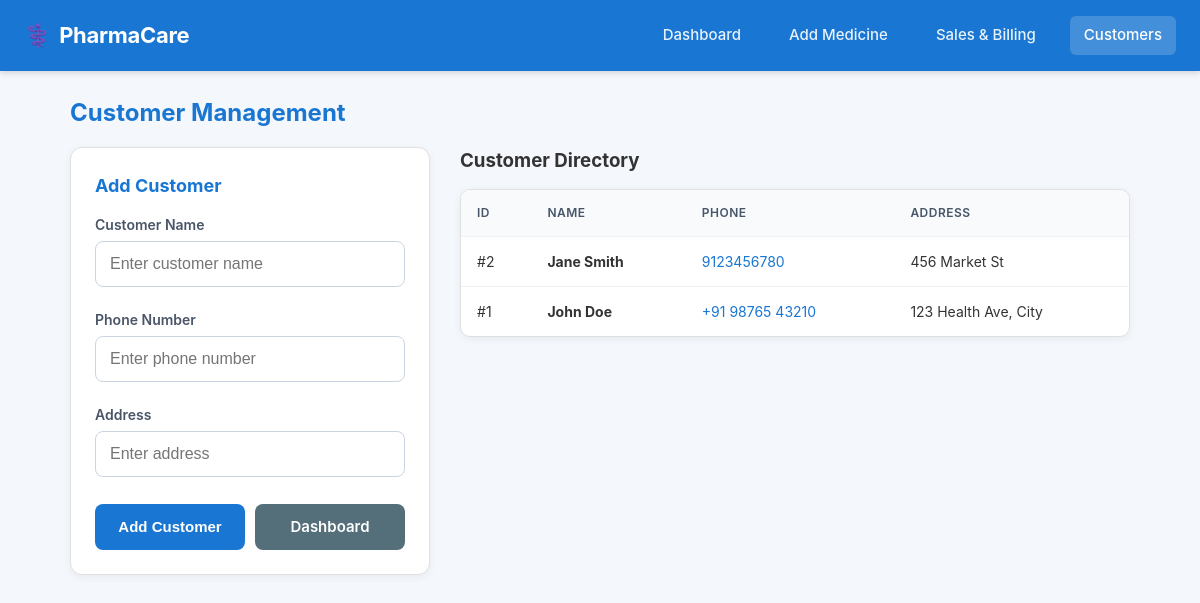
Page /customers on the committed database.
### tables this page shows
CREATE TABLE customers (
            id INTEGER PRIMARY KEY AUTOINCREMENT,
            name TEXT NOT NULL,
            phone TEXT NOT NULL,
            address TEXT,
            created_at TIMESTAMP DEFAULT CURRENT_TIMESTAMP
        );

### app.py (the view, shortened to what this page needs)
@app.route('/customers', methods=['GET', 'POST'])
def customers():
    conn = get_db_connection()
    customer_list = conn.execute("SELECT * FROM customers ORDER BY id DESC").fetchall()
    conn.close()
    return render_template('customers.html', customers=customer_list)

### app.py (called while the page is built)
@app.before_request
def ensure_db():
    if not os.path.exists(DB_PATH):
        init_db()

### database.py (called while the page is built)
def get_db_connection():
    conn = sqlite3.connect(DB_PATH)
    conn.row_factory = sqlite3.Row
    return conn

### templates/customers.html (shortened to what this page needs)
<!DOCTYPE html>
<html lang="en">
<head>
    <link rel="stylesheet" href="{{ url_for('static', filename='style.css') }}">
</head>
<body>
    <header>
        <h1>⚕️ <a href="{{ url_for('home') }}">PharmaCare</a></h1>
        <nav class="desktop-nav">
            <a href="{{ url_for('home') }}">Dashboard</a>
            <a href="{{ url_for('add_medicine') }}">Add Medicine</a>
            <a href="{{ url_for('sales') }}">Sales & Billing</a>
            <a href="{{ url_for('customers') }}" class="active">Customers</a>
        </nav>
    </header>
    <main class="container">
        <h2>Customer Management</h2>
        <div class="customer-layout">
            <div>
                <form method="POST" style="width: 100%;">
                    <h3 style="color: #1976d2; margin-bottom: 15px; font-size: 18px;">Add Customer</h3>
                    <label for="name">Customer Name</label>
                    <input type="text" id="name" name="name" placeholder="Enter customer name" required>
                    <label for="phone">Phone Number</label>
                    <input type="tel" id="phone" name="phone" inputmode="tel" placeholder="Enter phone number" required>
                    <label for="address">Address</label>
                    <input type="text" id="address" name="address" placeholder="Enter address">
                    <div style="display: flex; gap: 10px; margin-top: 15px; flex-wrap: wrap;">
                        <button type="submit" class="btn" style="flex: 1;">Add Customer</button>
                        <a href="{{ url_for('home') }}" class="btn btn-secondary" style="flex: 1;">Dashboard</a>
                    </div>
                </form>
            </div>
            <div>
                <h3 style="margin-bottom: 12px;">Customer Directory</h3>
                <div class="table-responsive">
                    <table>
                        <thead>
                            <tr>
                                <th>ID</th>
                                <th>Name</th>
                                <th>Phone</th>
                                <th>Address</th>
                            </tr>
                        </thead>
                        <tbody id="customerList">
                            {% for customer in customers %}
                            <tr>
                                <td>#{{ customer.id }}</td>
                                <td><strong>{{ customer.name }}</strong></td>
                                <td><a href="tel:{{ customer.phone }}" style="color: #1976d2; text-decoration: none;">{{ customer.phone }}</a></td>
                                <td>{{ customer.address or 'N/A' }}</td>
                            </tr>
                            {% else %}
                            <tr>
                                <td colspan="4" style="text-align: center; color: #777; padding: 25px;">
                                    No customers registered yet.
                                </td>
                            </tr>
                            {% endfor %}
                        </tbody>
                    </table>
                </div>
            </div>
        </div>
    </main>
</body>
</html>

### static/style.css (style rules this page uses)
:root { --primary-color: #1976d2; --primary-hover: #125ca3; --bg-color: #f4f7fb; --card-bg: #ffffff; --text-primary: #333333; --text-muted: #666666; --danger-color: #d32f2f; --danger-hover: #b71c1c; --success-color: #2e7d32; --border-color: #e0e0e0; --shadow-sm: 0 2px 8px rgba(0, 0, 0, 0.06); --shadow-md: 0 4px 14px rgba(0, 0, 0, 0.1); --nav-height: 64px; --bottom-nav-height: 60px; }
* { margin: 0; padding: 0; box-sizing: border-box; -webkit-tap-highlight-color: transparent; }
body { font-family: -apple-system, BlinkMacSystemFont, "Segoe UI", Roboto, Oxygen, Ubuntu, Cantarell, "Helvetica Neue", sans-serif; background-color: var(--bg-color); color: var(--text-primary); line-height: 1.5; -webkit-font-smoothing: antialiased; }
header { background-color: var(--primary-color); color: white; padding: 16px 24px; display: flex; justify-content: space-between; align-items: center; box-shadow: 0 2px 6px rgba(0, 0, 0, 0.15); position: sticky; top: 0; z-index: 100; }
header h1 { font-size: 22px; font-weight: 700; display: flex; align-items: center; gap: 8px; letter-spacing: -0.3px; }
header h1 a { color: white; text-decoration: none; }
nav.desktop-nav { display: flex; align-items: center; gap: 20px; }
nav.desktop-nav a { color: rgba(255, 255, 255, 0.9); text-decoration: none; font-size: 15px; font-weight: 500; padding: 8px 14px; border-radius: 6px; transition: background-color 0.2s ease, opacity 0.2s ease; }
nav.desktop-nav a:hover, nav.desktop-nav a.active { background-color: rgba(255, 255, 255, 0.18); color: #ffffff; }
main, .container { max-width: 1100px; margin: 24px auto; padding: 0 20px; }
h2 { color: var(--primary-color); font-size: 24px; margin-bottom: 16px; font-weight: 700; }
button, .btn { display: inline-flex; align-items: center; justify-content: center; background-color: var(--primary-color); color: white; border: none; padding: 12px 20px; min-height: 46px; border-radius: 8px; cursor: pointer; font-size: 15px; font-weight: 600; text-decoration: none; text-align: center; transition: background-color 0.2s ease, transform 0.1s ease; user-select: none; }
.btn-secondary { background-color: #546e7a; }
form, .medicine-form { background: var(--card-bg); padding: 24px; border-radius: 12px; box-shadow: var(--shadow-sm); border: 1px solid var(--border-color); width: 100%; max-width: 520px; }
label { display: block; margin-top: 10px; margin-bottom: 6px; font-weight: 600; font-size: 14px; color: #4a5568; }
input, select { width: 100%; min-height: 46px; padding: 10px 14px; border: 1.5px solid #cbd5e1; border-radius: 8px; margin-bottom: 12px; font-size: 16px; background-color: #ffffff; color: var(--text-primary); transition: border-color 0.2s ease, box-shadow 0.2s ease; }
.customer-layout { display: grid; grid-template-columns: 360px 1fr; gap: 30px; align-items: start; }
.table-responsive { width: 100%; overflow-x: auto; -webkit-overflow-scrolling: touch; border-radius: 10px; border: 1px solid var(--border-color); background: var(--card-bg); box-shadow: var(--shadow-sm); margin-top: 14px; margin-bottom: 24px; }
table { width: 100%; border-collapse: collapse; background: transparent; min-width: 500px; }
th, td { padding: 14px 16px; border-bottom: 1px solid #edf2f7; text-align: left; font-size: 14px; }
th { background-color: #f8fafc; color: #475569; font-weight: 600; text-transform: uppercase; font-size: 12px; letter-spacing: 0.5px; }
tbody tr:last-child td { border-bottom: none; }

### rows in the picture
customers: id "2", name "Jane Smith", phone "9123456780", address "456 Market St"
customers: id "1", name "John Doe", phone "+91 98765 43210", address "123 Health Ave, City"
